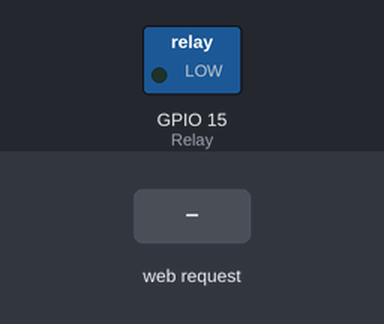
Recording of a program running on a simulated ESP8266 (NodeMCU). Parts: switched loads named in the program (green lamp = pin HIGH). Inputs (shaded band) come from the test bench. WiFi joins after 1.5 s; servers stay silent unless stated; what the program prints to the serial monitor is not drawn.

Above: at 2.7 s.
2.8 s: HTTP request GET /Relay_on received
At 3.1 s:
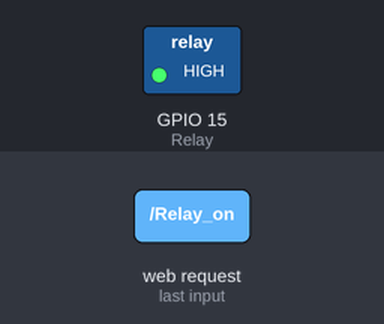
4.3 s: HTTP request GET /Relay_off received
At 5.4 s:
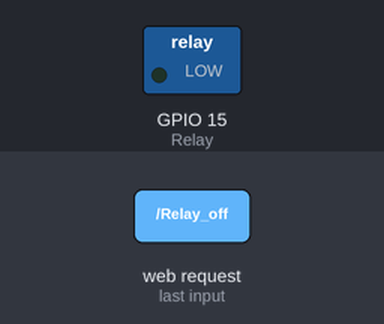
Timing chart, 0 to 7.3 s (numbered marks = the images above; inputs shaded):
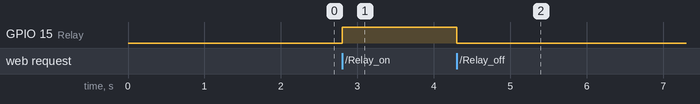

Measured:
- after the input at 2.8 s, GPIO 15 (Relay): LOW → HIGH at once
- after the input at 4.3 s, GPIO 15 (Relay): HIGH → LOW at once

The program:

main.cpp
```cpp
#include <Arduino.h>
#include <ESP8266mDNS.h>
#include <ESP8266WebServer.h>
#include <ESP8266WiFi.h>

const char* ssid = "1118-2.4G";
const char* password = "kpu123456!";

const int Relay = 15;

ESP8266WebServer server(80);

void handleRoot(){
  String message = (server.method() == HTTP_GET)?"GET":"POST";
  message +=" "+server.uri()+"\n";
  for(uint8_t i=0; i<server.args(); i++){
    message +=" "+server.argName(i)+" : "+server.arg(i)+"\n";
  }
  message += "\nHello form ESP8266!\n";
  server.send(200,"text/plain",message);
}

void handleNotFound(){
    String message = "File Not Found\n\n";
    server.send(404,"test/plain",message);
}

void mypage(){
    String message = "<html><head><meta charset=\"utf-8\"><title>Test</title></head>"
                    "<body>"
                    "<head>my page<head>"
                    " IoT 기초 "
                    "</body></html>";
    server.send(200,"text/html",message);
}

void Relay_on(){
  Serial.println("Relay_On");
  digitalWrite(Relay, HIGH);
  String message = "Realy ON";
  server.send(200,"text/plain",message);
}

void Relay_off(){
  Serial.println("Relay_Off");
  digitalWrite(Relay, LOW);
  String message = "Realy OFF";
  server.send(200,"text/plain",message);
}

/* Relay_toggle function
void Relay_toggle(){
  Serial.println("Relay_Toggle");
  digitalWrite(Relay, !digitalRead(Relay));
  String message = "Realy Toggle";
  server.send(200,"text/plain",message);
} */

void setup() {
  // put your setup code here, to run once:
  Serial.begin(115200);
  WiFi.mode(WIFI_STA);
  WiFi.begin(ssid,password);
  Serial.println("Connecting...");

  while (WiFi.status() != WL_CONNECTED) {
    delay(500);
    Serial.print(".");
  }
  Serial.println("");

  Serial.print("Connected to ");
  Serial.println(ssid);

  Serial.print("IP address: ");
  Serial.println(WiFi.localIP());

   if (MDNS.begin("wonazz")){
    Serial.println("MDNS responder started");
  }

  server.on("/",handleRoot);
  server.on("/inline",[](){
    server.send(200,"text/plain","Hello from the inline function \n");
  });
  server.on("/mypage",mypage);
  server.on("/Relay_on",Relay_on);
  server.on("/Relay_off",Relay_off);
  //server.on("/Relay_toggle",Relay_toggle);
  server.onNotFound(handleNotFound);
  server.begin();
  Serial.println("HTTP server started");
  pinMode(Relay,OUTPUT);
  digitalWrite(Relay,LOW);
}

void loop() {
  // put your main code here, to run repeatedly:
  MDNS.update();
  server.handleClient();
}
```
